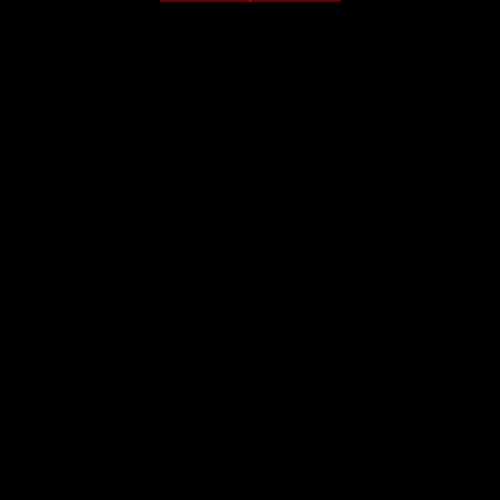
Frame 1 (no input)
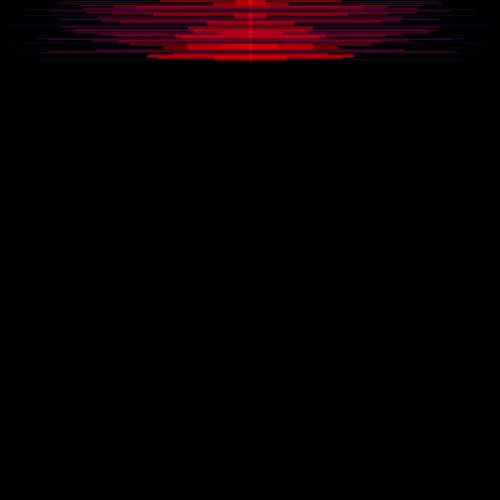
Frame 60 (the mouse pressed at the canvas centre just before this capture)
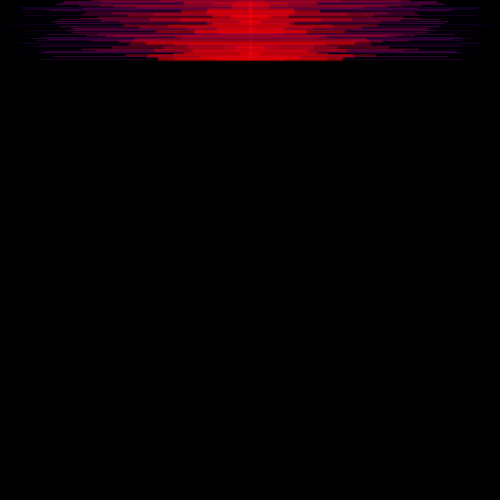
Frame 120 (the mouse held since frame 60 and released just before this capture)

The Processing sketch that drew these frames (run headless with seeded random() and noise(); from frame 60 on, the mouse is pressed at the canvas centre):

// Processing sketch: processing_38420
// ── processing_38420.pde

//the rules of this design are the stroke and 
//weight of the lines are determined by their randomly selected length 

int x;
float y;

void setup() {
  size(500, 500);
  background(0);
  smooth();
}
void draw() {
  float x=floor(random(250));//chooses a random integer to make each of the lines
  strokeWeight(x/50);//line length divided by 50 to determine weight
  stroke(x+50,0,150-x,125);//line length added or subtracted from red and blue
  line(x, y, width/2, y);//lines on left side of drawing
  line(width/2, y, width-x, y);//lines on right side of drawing
  y++;
}
//loops lines when clicked
void mousePressed() {
  background(0);
  y=0;
}
